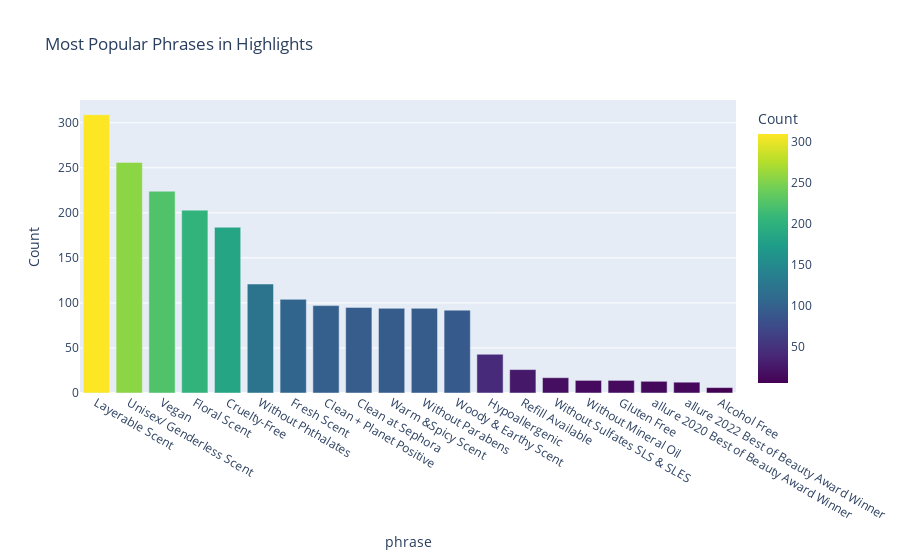

Notebook source saved alongside this figure:
### Code cell
from collections import Counter
# Initialize a Counter to count phrases
phrase_counter = Counter()

# Iterate through the highlights to count phrases
for highlight in fragrant_data['highlights']:
    if isinstance(highlight, str):  # Ensure it's a string
        phrases = eval(highlight)  # Convert string representation of list to actual list
        phrase_counter.update(phrases)
    else:
        print(f"Unexpected type: {type(highlight)}")

# Get the most common phrases and their counts
most_common_phrases = phrase_counter.most_common(20)  # Adjust the number of phrases to display
if most_common_phrases:
    phrases, counts = zip(*most_common_phrases)
    popular_phrases = pd.DataFrame({'phrase': phrases, 'count': counts})

    # Plotting the most popular phrases
    fig3 = px.bar(popular_phrases, 
                   x='phrase', 
                   y='count',
                   title='Most Popular Phrases in Highlights',
                   labels={'count': 'Count'},
                   color='count',
                   color_continuous_scale=px.colors.sequential.Viridis)

    fig3.show()
else:
    print("No common phrases found.")

### Figure 1 — Plotly figure (JSON) as saved in the notebook; plotly's stock layout.template omitted (floating-point values rounded to 4 significant figures)
{"data": [{"alignmentgroup": "True", "hovertemplate": "phrase=%{x}<br>Count=%{marker.color}<extra></extra>", "legendgroup": "", "marker": {"color": [309, 256, 224, 203, 184, 121, 104, 97, 95, 94, 94, 92, 43, 26, 17, 14, 14, 13, 12, 6], "coloraxis": "coloraxis", "pattern": {"shape": ""}}, "name": "", "offsetgroup": "", "orientation": "v", "showlegend": false, "textposition": "auto", "type": "bar", "x": ["Layerable Scent", "Unisex/ Genderless Scent", "Vegan", "Floral Scent", "Cruelty-Free", "Without Phthalates", "Fresh Scent", "Clean + Planet Positive", "Clean at Sephora", "Warm &Spicy Scent", "Without Parabens", "Woody & Earthy Scent", "Hypoallergenic", "Refill Available", "Without Sulfates SLS & SLES", "Without Mineral Oil", "Gluten Free", "allure 2020 Best of Beauty Award Winner", "allure 2022 Best of Beauty Award Winner", "Alcohol Free"], "xaxis": "x", "y": [309, 256, 224, 203, 184, 121, 104, 97, 95, 94, 94, 92, 43, 26, 17, 14, 14, 13, 12, 6], "yaxis": "y"}], "layout": {"barmode": "relative", "coloraxis": {"colorbar": {"title": {"text": "Count"}}, "colorscale": [[0, "#440154"], [0.1111, "#482878"], [0.2222, "#3e4989"], [0.3333, "#31688e"], [0.4444, "#26828e"], [0.5556, "#1f9e89"], [0.6667, "#35b779"], [0.7778, "#6ece58"], [0.8889, "#b5de2b"], [1, "#fde725"]]}, "legend": {"tracegroupgap": 0}, "title": {"text": "Most Popular Phrases in Highlights"}, "xaxis": {"anchor": "y", "domain": [0, 1], "title": {"text": "phrase"}}, "yaxis": {"anchor": "x", "domain": [0, 1], "title": {"text": "Count"}}}}
